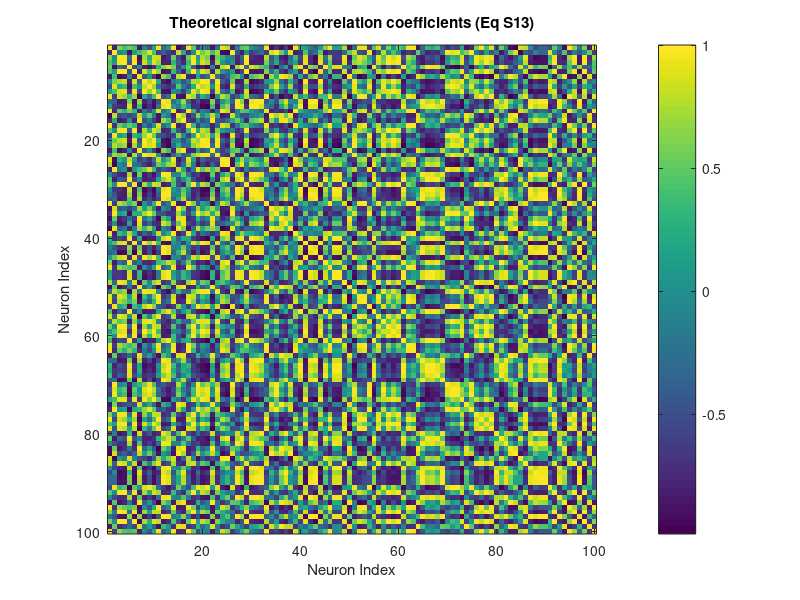

This figure's MATLAB source: (Note: this script raises an error after producing the figure.)
% This script simulates neural activity and computes the correlation between neurons
% Created by Shutian Xue on 08/08/2025
% Paper:   Pitkow et al. (2015)

clear all
clc

%% Simulate 
nNeurons = 100; % Number of neurons
pref_all = rand(nNeurons, 1) * 2 * pi;     % Preferred stimulus of each neuron

nStim = 100; % number of stimulus levels
stim_all = linspace(0, 2*pi, nStim); % Stimulus levels

nTrials_perStim = 40; % Number of trials per stimulus level
nTrials = nStim * nTrials_perStim; % Total number of trials

% Choose tuning diversity
tuningDiversity = 'uniform';
tuningDiversity = 'lowDiversity';
% tuningDiversity = 'highDiversity';

% Define true tuning functions
kappa = 1; % von Mises concentration, +- .5
a = 24;    % Max firing rate, SD=20
b = 13;     % Baseline firing rate, 0 for 35% cells, b=13+-10 Hz for 65% cells

kappa_all = randn(nNeurons,1) * .5 + kappa;
a_all = randn(nNeurons,1) * 20 + a;
b_all = randn(nNeurons,1) * 10 + b;
b_all(1:round(0.35*nNeurons)) = 0; % Ensure baseline firing rate is non-negative

%% Calculate theoretical signal correlation coefficients [Eq S13]

Corr_signal = nan(nNeurons, nNeurons);

for iN1 = 1:nNeurons
    for iN2 = 1:nNeurons

        % Define the tuning parameter of each neurons (only kappa matters)
        kappa1 = kappa_all(iN1);
        kappa2 = kappa_all(iN2);

        % Compute signal correlation [Equation S13]
        numerator = besseli(0, sqrt(kappa1.^2 + kappa2.^2 + 2*kappa1*kappa2*cos(pref_all(iN1)-pref_all(iN2)))) - besseli(0, kappa1) * besseli(0, kappa2);
        denominator = (besseli(0, 2*kappa1) - besseli(0, kappa1)^2) * (besseli(0, 2*kappa2) - besseli(0, kappa2)^2);
        assert(denominator >= 0, 'ALERT: Value in sqrt is negative!');
        denominator = sqrt(denominator);

        Corr_signal(iN1, iN2) = numerator / denominator;

    end
end

figure;
imagesc(Corr_signal);
colorbar; axis square
xlabel('Neuron Index');
ylabel('Neuron Index');
title('Theoretical signal correlation coefficients (Eq S13)');

%% Simulate data
% Allocate firing rate matrix
resp_perStim_sim = cell(nStim, 1); % To store responses for each stimulus
f_theo_allStim = nan(nNeurons, nStim);
f_dev_theo_allStim = nan(nNeurons, nStim);
fisher_allStim = nan(nStim, 1);

% Loop through each stimulus
for iStim = 1:nStim
    % Define the presented stimulus for this trial
    stim = stim_all(iStim);

    % Calculate the theoretical mean firing rate
    switch tuningDiversity
        case 'uniform'
            f_theo = b + a .* exp( kappa      .* (cos(stim - pref_all) - 1) );
            f_dev_theo = -a*exp(kappa .* (cos(stim - pref_all) - 1)) .*kappa .* sin(stim - pref_all);
        case 'lowDiversity'
            f_theo = b + a .* exp( kappa_all  .* (cos(stim - pref_all) - 1) );
            f_dev_theo = -a .* exp(kappa_all .* (cos(stim - pref_all) - 1)) .* kappa_all .* sin(stim - pref_all);
        case 'naturalDiversity'
            f_theo = b_all + a_all .* exp( kappa_all .* (cos(stim - pref_all) - 1) );
            f_dev_theo = -a_all .* exp(kappa_all .* (cos(stim - pref_all) - 1)) .* kappa_all .* sin(stim - pref_all);
    end

    % store tuning curve and its derivative
    f_theo_allStim(:, iStim) = f_theo;
    f_dev_theo_allStim(:, iStim) = f_dev_theo;

    % Generate a mean covariance matrix by imposing the signal correlation
    cov_mean_theo = (sqrt(f_theo) * sqrt(f_theo)').* Corr_signal;
    % cov_mean_theo = (cov_mean_theo + cov_mean_theo')/2;
    % cov_mean_theo = cov_mean_theo + 1e-8*eye(nNeurons);

    % Sample data from Wishart distribution
    df = 2*nNeurons;
    cov_sim = wishrnd(cov_mean_theo,df)/df;

    % Simulate responses
    resp_perStim_sim{iStim} = mvnrnd(f_theo, cov_sim, nTrials_perStim)';  % [N x T_per_s]

    % Calculate response covariance matrix
    cov_resp_sim = cov(resp_perStim_sim{iStim}');

    % Calculate Fisher information (Eq S16)
    fisher_allStim(iStim) = 1/(f_dev_theo_allStim(:, iStim).' * inv(cov_resp_sim) * f_dev_theo_allStim(:, iStim));

    % Calcualte the variance of an estimator based on the response of the k-th neuron (Eq S17)
    % sigma_est_k = var(resp_perStim_sim{iStim})* ()

    % Check the alignment between noise and signal
    [eigenvectors, eigenvalues] = eig(cov_resp_sim);
    eigenvalues = diag(eigenvalues);
    
    % Computing the squared cosine of the angle between each PC and the signal vector f'
    % Value > 1: the noise is along the signal direction, which is bed for coding
    %%%%% This analysis makes sense, but where in the paper does it show? %%%%
    squared_cosines = zeros(size(eigenvalues));
    for iPC = 1:length(eigenvalues)
        squared_cosines(iPC) = cos(eigenvectors(:, iPC).' * f_dev_theo_allStim(:, iStim))^2;
    end

    % Select a prefered direction, which maximizes f'(S), to maximize sensitivity
    s_pref = max(f_dev_theo);
        switch tuningDiversity
        case 'uniform'
            f_theo = b + a .* exp( kappa      .* (cos(stim - s_pref) - 1) );
            f_dev_theo = -a*exp(kappa .* (cos(stim - s_pref) - 1)) .*kappa .* sin(stim - s_pref);
        case 'lowDiversity'
            f_theo = b + a .* exp( kappa_all  .* (cos(stim - s_pref) - 1) );
            f_dev_theo = -a .* exp(kappa_all .* (cos(stim - s_pref) - 1)) .* kappa_all .* sin(stim - s_pref);
        case 'naturalDiversity'
            f_theo = b_all + a_all .* exp( kappa_all .* (cos(stim - s_pref) - 1) );
            f_dev_theo = -a_all .* exp(kappa_all .* (cos(stim - s_pref) - 1)) .* kappa_all .* sin(stim - s_pref);
    end

    % Generate a mean covariance matrix by imposing the signal correlation
    cov_mean_theo = (sqrt(f_theo) * sqrt(f_theo)').* Corr_signal;
    % cov_mean_theo = (cov_mean_theo + cov_mean_theo')/2;
    % cov_mean_theo = cov_mean_theo + 1e-8*eye(nNeurons);

    % Sample data from Wishart distribution
    df = 2*nNeurons;
    cov_sim = wishrnd(cov_mean_theo,df)/df;

    % Simulate responses
    resp_perStim_sim{iStim} = mvnrnd(f_theo, cov_sim, nTrials_perStim)';  % [N x T_per_s]


end % for iStim

% For the last stim, compare the sim and theo sigma
figure('Position', [100, 100, 1200, 400]);
subplot(1,3,1)
imagesc(cov_sim);
colorbar; axis square
title('Covariance Matrix (sampled)');
xlabel('Neuron Index');
ylabel('Neuron Index');

subplot(1,3,2)
imagesc(cov_mean_theo);
colorbar; axis square
title('Covariance Matrix (theoretical)');
xlabel('Neuron Index');
ylabel('Neuron Index');

subplot(1,3,3), hold on
plot([min(cov_mean_theo(:)), max(cov_mean_theo(:))], [min(cov_mean_theo(:)), max(cov_mean_theo(:))], 'k-', 'LineWidth', 2);
plot(cov_mean_theo(:), cov_sim(:), 'o');
xlabel('Theoretical');
ylabel('Sampled');
axis square;

xlim([-1 1]*max(abs([cov_mean_theo(:); cov_sim(:)])));
ylim([-1 1]*max(abs([cov_mean_theo(:); cov_sim(:)])));
title('Covariance Matrices Comparison');

%% Reconstruct tuning curves
f_rec_allStim  = nan(nNeurons, nStim);
for iStim = 1:nStim
    % Reconstruct tuning curve is the average response across trials
    f_rec_allStim(:, iStim) = mean(resp_perStim_sim{iStim}, 2);
end

% Visualize: overlap the theoretical and reconstructed tuning curves
figure; hold on;
for iNeuron = 1:5%nNeurons
    plot(stim_all, f_theo_allStim(iNeuron, :).', 'k--', 'LineWidth', 1.5); % Theoretical
    plot(stim_all, f_rec_allStim(iNeuron, :).', 'r-', 'LineWidth', 1.5);   % Reconstructed
end
xlabel('Stimulus');
ylabel('Firing Rate');
title('Tuning Curves: Theoretical vs Reconstructed');
legend('Theoretical', 'Reconstructed');

%% Calculate noise covariance matrix from simulated data
cov_noise_sim = cov(resp_perStim_sim{iStim}');